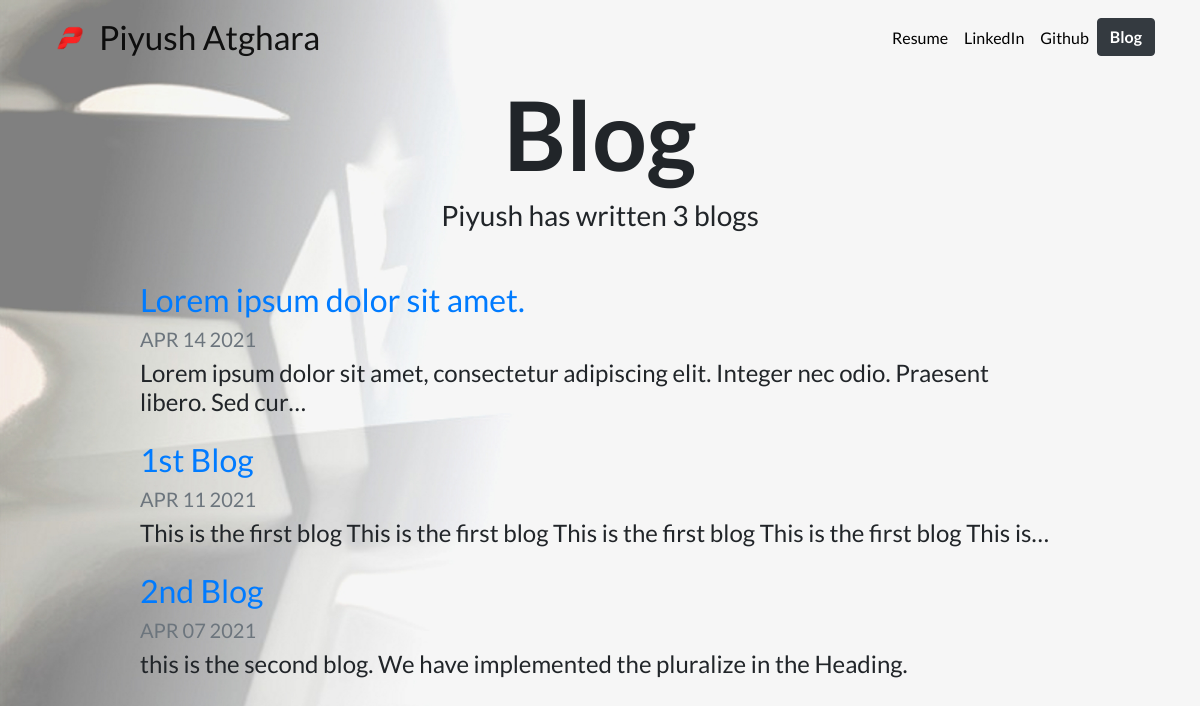
Screenshot of /blog/ with the database file from the repository.
### blog/models.py (models this page shows, shortened)
class Blogger(models.Model):
    title = models.CharField(max_length=300)
    date = models.DateField()
    description = models.TextField(max_length=5000)

### blog/views.py (the view)
# urls.py: path('', views.all_blogs, name='all_blogs'),
def all_blogs(request):
    blogs = Blogger.objects.order_by('-date')
    return render(request, 'blog/all_blog.html', {'blogs':blogs})

### blog/templates/blog/all_blog.html (shortened to what this page needs)
<!DOCTYPE html>
<html lang="en">
<head>
</head>
<body>
  {% extends "portfolio/base.html" %}
{% load static %}
{% block content %}
<h1 id="blogtitle" class="font-weight-bold text-center">Blog</h1>
<h3 class="text-center mb-5">Piyush has written {{ blogs.count }} blog{{ blogs.count|pluralize }}</h3>
{% for blog in blogs %}
<div class="row justify-content-center my-3">
  <div class="col-md-10">
    <a href="{% url 'blog:detail' blog.id %}">
      <h2>{{ blog.title }}</h2>
    </a>
    <h5 class="text-muted">{{ blog.date|date:'M d Y'|upper }}</h5>
    <h4>{{ blog.description|striptags|truncatechars:100 }}</h4>
  </div>
</div>
{% endfor %}
{% endblock %}

### portfolio/static/portfolio/custom.css (style rules this page uses)
body { font-family: 'Lato', sans-serif; background-image: url("WEBPAGE-Background-image1.jpg"); background-size: cover; }
#blogtitle { font-size: 6rem; }

### rows the page displays
Blogger: title "Lorem ipsum dolor sit amet.", date "APR 14 2021", description "Lorem ipsum dolor sit amet, consectetur adipiscing elit. Integer nec odio. Praesent libero. Sed cur…"
Blogger: title "1st Blog", date "APR 11 2021", description "This is the first blog This is the first blog This is the first blog This is the first blog This is…"
Blogger: title "2nd Blog", date "APR 07 2021", description "this is the second blog. We have implemented the pluralize in the Heading."

### other values shown
{{ blogs.count }} "3"
